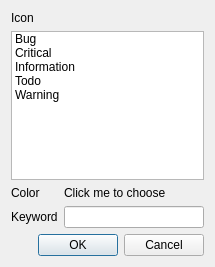
<?xml version="1.0" encoding="UTF-8"?>
<ui version="4.0">
 <class>TagDlgClass</class>
 <widget class="QDialog" name="TagDlgClass">
  <property name="geometry">
   <rect>
    <x>0</x>
    <y>0</y>
    <width>215</width>
    <height>267</height>
   </rect>
  </property>
  <property name="windowTitle">
   <string>Tag</string>
  </property>
  <layout class="QGridLayout" name="gridLayout">
   <item row="0" column="0">
    <widget class="QLabel" name="label_4">
     <property name="text">
      <string>Icon</string>
     </property>
    </widget>
   </item>
   <item row="1" column="0" colspan="2">
    <widget class="QListWidget" name="listWidget">
     <item>
      <property name="text">
       <string>Bug</string>
      </property>
      <property name="icon">
       <iconset resource="Resource.qrc">
        <normaloff>:/Images/Bug.png</normaloff>:/Images/Bug.png</iconset>
      </property>
     </item>
     <item>
      <property name="text">
       <string>Critical</string>
      </property>
      <property name="icon">
       <iconset resource="Resource.qrc">
        <normaloff>:/Images/Critical.png</normaloff>:/Images/Critical.png</iconset>
      </property>
     </item>
     <item>
      <property name="text">
       <string>Information</string>
      </property>
      <property name="icon">
       <iconset resource="Resource.qrc">
        <normaloff>:/Images/Information.png</normaloff>:/Images/Information.png</iconset>
      </property>
     </item>
     <item>
      <property name="text">
       <string>Todo</string>
      </property>
      <property name="icon">
       <iconset resource="Resource.qrc">
        <normaloff>:/Images/Todo.png</normaloff>:/Images/Todo.png</iconset>
      </property>
     </item>
     <item>
      <property name="text">
       <string>Warning</string>
      </property>
      <property name="icon">
       <iconset resource="Resource.qrc">
        <normaloff>:/Images/Warning.png</normaloff>:/Images/Warning.png</iconset>
      </property>
     </item>
    </widget>
   </item>
   <item row="2" column="0">
    <widget class="QLabel" name="label_2">
     <property name="text">
      <string>Color</string>
     </property>
    </widget>
   </item>
   <item row="2" column="1">
    <widget class="TeamRadar::ColorLabel" name="labelColor">
     <property name="text">
      <string>Click me to choose</string>
     </property>
    </widget>
   </item>
   <item row="3" column="0">
    <widget class="QLabel" name="label_3">
     <property name="text">
      <string>Keyword</string>
     </property>
    </widget>
   </item>
   <item row="3" column="1">
    <widget class="QLineEdit" name="leKeyword"/>
   </item>
   <item row="4" column="0" colspan="2">
    <widget class="QDialogButtonBox" name="buttonBox">
     <property name="orientation">
      <enum>Qt::Horizontal</enum>
     </property>
     <property name="standardButtons">
      <set>QDialogButtonBox::Cancel|QDialogButtonBox::Ok</set>
     </property>
    </widget>
   </item>
  </layout>
 </widget>
 <customwidgets>
  <customwidget>
   <class>TeamRadar::ColorLabel</class>
   <extends>QLabel</extends>
   <header>ColorLabel.h</header>
  </customwidget>
 </customwidgets>
 <resources>
  <include location="Resource.qrc"/>
 </resources>
 <connections>
  <connection>
   <sender>buttonBox</sender>
   <signal>accepted()</signal>
   <receiver>TagDlgClass</receiver>
   <slot>accept()</slot>
   <hints>
    <hint type="sourcelabel">
     <x>248</x>
     <y>254</y>
    </hint>
    <hint type="destinationlabel">
     <x>157</x>
     <y>274</y>
    </hint>
   </hints>
  </connection>
  <connection>
   <sender>buttonBox</sender>
   <signal>rejected()</signal>
   <receiver>TagDlgClass</receiver>
   <slot>reject()</slot>
   <hints>
    <hint type="sourcelabel">
     <x>316</x>
     <y>260</y>
    </hint>
    <hint type="destinationlabel">
     <x>286</x>
     <y>274</y>
    </hint>
   </hints>
  </connection>
 </connections>
</ui>
